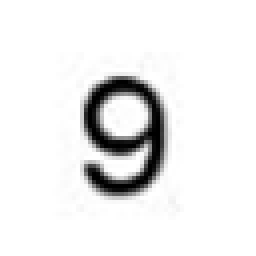
#> input picture data/9.png, 64 x 64 px (shown 4 times larger)
$ python whiten_pngs.py ../data
#> lines starting #> are read from the running program, lines starting #| are printed output that depends on the picture; after the words box and inside, x2 and y2 are one past the last pixel; in counts of white or black regions, pixels touching at a corner belong together
import os
import cv2
import numpy as np
from glob import glob
import argparse
import time

THRESH = int(0.8 * 255)  # 80% gray

timing_info = {'start_time': None, 'file_times': [], 'total_files': 0}

def format_hms(seconds):
    seconds = int(round(seconds))
    h = seconds // 3600
    m = (seconds % 3600) // 60
    s = seconds % 60
    return f"{h:02d}:{m:02d}:{s:02d}"

def calculate_timing(idx, total_files, file_time):
    global timing_info
    if timing_info['start_time'] is None:
        timing_info['start_time'] = time.time()
    timing_info['file_times'].append(file_time)
    timing_info['total_files'] = total_files
    elapsed = time.time() - timing_info['start_time']
    mean_time = sum(timing_info['file_times']) / len(timing_info['file_times']) if timing_info['file_times'] else 0
    files_left = total_files - (idx + 1)
    est_time_left = files_left * mean_time
    return {
        'current_time': time.strftime('%Y-%m-%d %H:%M:%S'),
        'elapsed': elapsed,
        'mean_time': mean_time,
        'files_left': files_left,
        'est_time_left': est_time_left,
        'current_idx': idx + 1,
        'total_files': total_files
    }

def log_timing(timing):
    log_line = (f"File {timing['current_idx']}/{timing['total_files']} | "
                f"Timing {timing['current_time']} | Elapsed: {format_hms(timing['elapsed'])} | "
                f"Mean/file: {timing['mean_time']:.1f}s | Files left: {timing['files_left']} | "
                f"Est. time left: {format_hms(timing['est_time_left'])}")
    print(log_line)

def whiten_folder(png_dir):
#> called with png_dir = '../data'
    png_files = sorted(glob(os.path.join(png_dir, '*.png')))
    total_files = len(png_files)
    global timing_info
    timing_info['start_time'] = time.time()
    timing_info['file_times'] = []
    timing_info['total_files'] = total_files

    for idx, fname in enumerate(png_files):
        file_start = time.time()
        img = cv2.imread(fname)
#> img is the input picture: shape (64, 64, 3); min 0, max 255, mean 236.5
        if img is None:
            print(f"Could not read {fname}")
            continue
        # Create mask for 'almost white' pixels (all channels >= THRESH)
        mask = np.all(img >= THRESH, axis=2)
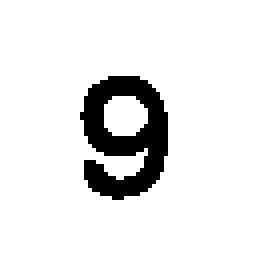
#> mask: shape (64, 64) bool (shown 4 times larger); 90.3% white; 1 black region, box (x1, y1, x2, y2) and area: (20, 19, 42, 50) 397
        n_whitened = np.sum(mask)
#> n_whitened = 3699
        img[mask] = [255, 255, 255]
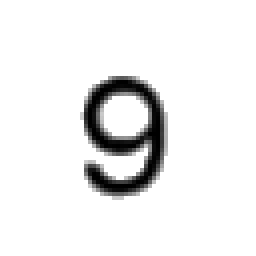
#> img: shape (64, 64, 3) (shown 4 times larger); 17.6% of pixels changed, all inside (x1, y1, x2, y2) = (13, 12, 46, 55)
        cv2.imwrite(fname, img)
        print(f"[{idx+1}/{total_files}] {fname}: whitened {n_whitened} pixels")
#| [1/1] ../data/9.png: whitened 3699 pixels
        file_time = time.time() - file_start
        timing = calculate_timing(idx, total_files, file_time)
        log_timing(timing)

    # Print summary at the end
    total_elapsed = time.time() - timing_info['start_time']
    print(f"\nAll done! Total elapsed time: {format_hms(total_elapsed)}")

def main():
    parser = argparse.ArgumentParser(description='Whiten nearly-white pixels in all PNGs in a folder')
    parser.add_argument('input', help='PNG folder to process (required)')
    args = parser.parse_args()

    if not os.path.isdir(args.input):
        print(f"Input {args.input} is not a valid directory.")
        return

    whiten_folder(args.input)

if __name__ == '__main__':
    main()
